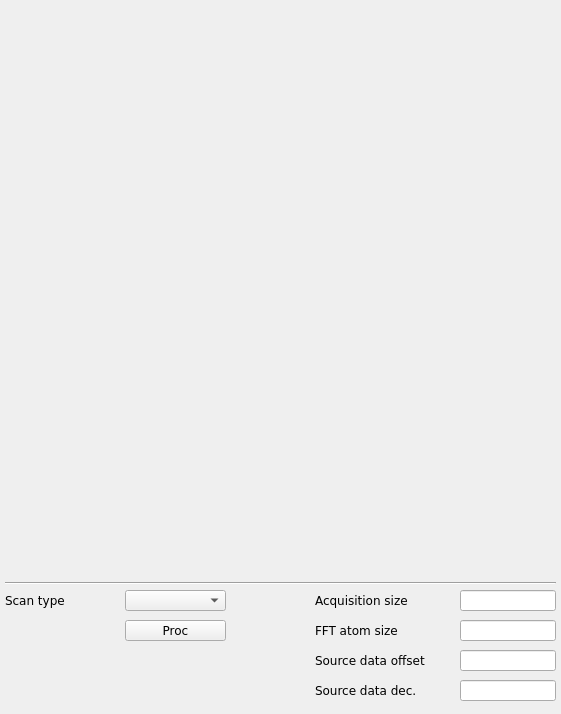
<?xml version="1.0" encoding="UTF-8"?>
<ui version="4.0">
 <class>TBTSYNTH</class>
 <widget class="QMainWindow" name="TBTSYNTH">
  <property name="geometry">
   <rect>
    <x>0</x>
    <y>0</y>
    <width>561</width>
    <height>714</height>
   </rect>
  </property>
  <property name="windowTitle">
   <string>FFT</string>
  </property>
  <property name="Title" stdset="0">
   <string>$(BPM)</string>
  </property>
  <widget class="QWidget" name="centralwidget">
   <widget class="Line" name="line">
    <property name="geometry">
     <rect>
      <x>5</x>
      <y>575</y>
      <width>551</width>
      <height>16</height>
     </rect>
    </property>
    <property name="orientation">
     <enum>Qt::Horizontal</enum>
    </property>
   </widget>
   <widget class="caCartesianPlot" name="tbtddcsynth_y">
    <property name="geometry">
     <rect>
      <x>4</x>
      <y>9</y>
      <width>551</width>
      <height>561</height>
     </rect>
    </property>
    <property name="font">
     <font>
      <family>Sans</family>
      <pointsize>8</pointsize>
     </font>
    </property>
    <property name="Title" stdset="0">
     <string notr="true">FFT on position</string>
    </property>
    <property name="TitleX">
     <string notr="true">Samples</string>
    </property>
    <property name="TitleY">
     <string notr="true">Arbitrary units</string>
    </property>
    <property name="channels_1" stdset="0">
     <string notr="true">;$(BPM):fft.X</string>
    </property>
    <property name="color_1">
     <color>
      <red>255</red>
      <green>0</green>
      <blue>0</blue>
     </color>
    </property>
    <property name="channels_2" stdset="0">
     <string notr="true">;$(BPM):fft.Y</string>
    </property>
    <property name="color_2">
     <color>
      <red>33</red>
      <green>0</green>
      <blue>255</blue>
     </color>
    </property>
    <property name="countNumOrChannel" stdset="0">
     <string notr="true"/>
    </property>
    <property name="triggerChannel" stdset="0">
     <string notr="true"/>
    </property>
    <property name="foreground">
     <color alpha="0">
      <red>255</red>
      <green>255</green>
      <blue>255</blue>
     </color>
    </property>
    <property name="gridColor">
     <color>
      <red>0</red>
      <green>0</green>
      <blue>0</blue>
     </color>
    </property>
    <property name="XaxisLimits">
     <string>0;100</string>
    </property>
    <property name="YaxisLimits">
     <string>-1000000;-900000</string>
    </property>
    <property name="YAxisType" stdset="0">
     <enum>caCartesianPlot::log10</enum>
    </property>
   </widget>
   <widget class="QLabel" name="label_19">
    <property name="geometry">
     <rect>
      <x>315</x>
      <y>590</y>
      <width>116</width>
      <height>20</height>
     </rect>
    </property>
    <property name="font">
     <font>
      <family>DejaVu Sans</family>
      <pointsize>9</pointsize>
     </font>
    </property>
    <property name="text">
     <string>Acquisition size</string>
    </property>
   </widget>
   <widget class="caTextEntry" name="adc_ngrp">
    <property name="geometry">
     <rect>
      <x>460</x>
      <y>590</y>
      <width>96</width>
      <height>21</height>
     </rect>
    </property>
    <property name="font">
     <font>
      <family>DejaVu Sans</family>
      <pointsize>10</pointsize>
     </font>
    </property>
    <property name="alignment">
     <set>Qt::AlignRight|Qt::AlignTrailing|Qt::AlignVCenter</set>
    </property>
    <property name="channel" stdset="0">
     <string notr="true">$(BPM):fft.NGRP</string>
    </property>
    <property name="maxValue">
     <double>10000.000000000000000</double>
    </property>
    <property name="minValue">
     <double>10.000000000000000</double>
    </property>
   </widget>
   <widget class="caMenu" name="adc_scan">
    <property name="geometry">
     <rect>
      <x>125</x>
      <y>590</y>
      <width>101</width>
      <height>21</height>
     </rect>
    </property>
    <property name="font">
     <font>
      <family>DejaVu Sans</family>
      <pointsize>9</pointsize>
     </font>
    </property>
    <property name="styleSheet">
     <string notr="true"/>
    </property>
    <property name="channel" stdset="0">
     <string notr="true">$(BPM):fft.SCAN</string>
    </property>
   </widget>
   <widget class="caMessageButton" name="camessagebutton">
    <property name="geometry">
     <rect>
      <x>125</x>
      <y>620</y>
      <width>101</width>
      <height>21</height>
     </rect>
    </property>
    <property name="font">
     <font>
      <family>DejaVu Sans</family>
      <pointsize>9</pointsize>
     </font>
    </property>
    <property name="text">
     <string>Proc</string>
    </property>
    <property name="flat">
     <bool>false</bool>
    </property>
    <property name="channel" stdset="0">
     <string notr="true">$(BPM):fft.PROC</string>
    </property>
    <property name="background">
     <color>
      <red>254</red>
      <green>217</green>
      <blue>188</blue>
     </color>
    </property>
    <property name="pressMessage">
     <string notr="true">1</string>
    </property>
   </widget>
   <widget class="QLabel" name="label_21">
    <property name="geometry">
     <rect>
      <x>5</x>
      <y>590</y>
      <width>101</width>
      <height>20</height>
     </rect>
    </property>
    <property name="font">
     <font>
      <family>DejaVu Sans</family>
      <pointsize>9</pointsize>
     </font>
    </property>
    <property name="styleSheet">
     <string notr="true">color: rgb(0, 0, 0);</string>
    </property>
    <property name="text">
     <string>Scan type</string>
    </property>
   </widget>
   <widget class="QLabel" name="label_22">
    <property name="geometry">
     <rect>
      <x>315</x>
      <y>650</y>
      <width>121</width>
      <height>20</height>
     </rect>
    </property>
    <property name="font">
     <font>
      <family>DejaVu Sans</family>
      <pointsize>9</pointsize>
     </font>
    </property>
    <property name="text">
     <string>Source data offset</string>
    </property>
   </widget>
   <widget class="caTextEntry" name="tbtddcsynth_offs">
    <property name="geometry">
     <rect>
      <x>460</x>
      <y>650</y>
      <width>96</width>
      <height>21</height>
     </rect>
    </property>
    <property name="font">
     <font>
      <family>DejaVu Sans</family>
      <pointsize>10</pointsize>
     </font>
    </property>
    <property name="alignment">
     <set>Qt::AlignRight|Qt::AlignTrailing|Qt::AlignVCenter</set>
    </property>
    <property name="channel" stdset="0">
     <string notr="true">$(BPM):fft.OFFS</string>
    </property>
    <property name="fontScaleMode">
     <enum>caLineEdit::WidthAndHeight</enum>
    </property>
   </widget>
   <widget class="caTextEntry" name="tbtddcsynth_offs_2">
    <property name="geometry">
     <rect>
      <x>460</x>
      <y>680</y>
      <width>96</width>
      <height>21</height>
     </rect>
    </property>
    <property name="font">
     <font>
      <family>DejaVu Sans</family>
      <pointsize>10</pointsize>
     </font>
    </property>
    <property name="alignment">
     <set>Qt::AlignRight|Qt::AlignTrailing|Qt::AlignVCenter</set>
    </property>
    <property name="channel" stdset="0">
     <string notr="true">$(BPM):fft:request_qualifiers:decimation</string>
    </property>
    <property name="fontScaleMode">
     <enum>caLineEdit::WidthAndHeight</enum>
    </property>
   </widget>
   <widget class="caTextEntry" name="tbtddcsynth_offs_3">
    <property name="geometry">
     <rect>
      <x>460</x>
      <y>620</y>
      <width>96</width>
      <height>21</height>
     </rect>
    </property>
    <property name="font">
     <font>
      <family>DejaVu Sans</family>
      <pointsize>10</pointsize>
     </font>
    </property>
    <property name="alignment">
     <set>Qt::AlignRight|Qt::AlignTrailing|Qt::AlignVCenter</set>
    </property>
    <property name="channel" stdset="0">
     <string notr="true">$(BPM):fft:request_qualifiers:window</string>
    </property>
    <property name="fontScaleMode">
     <enum>caLineEdit::WidthAndHeight</enum>
    </property>
   </widget>
   <widget class="QLabel" name="label_20">
    <property name="geometry">
     <rect>
      <x>315</x>
      <y>680</y>
      <width>131</width>
      <height>20</height>
     </rect>
    </property>
    <property name="font">
     <font>
      <family>DejaVu Sans</family>
      <pointsize>9</pointsize>
     </font>
    </property>
    <property name="text">
     <string>Source data dec.</string>
    </property>
   </widget>
   <widget class="QLabel" name="label_23">
    <property name="geometry">
     <rect>
      <x>315</x>
      <y>620</y>
      <width>121</width>
      <height>20</height>
     </rect>
    </property>
    <property name="font">
     <font>
      <family>DejaVu Sans</family>
      <pointsize>9</pointsize>
     </font>
    </property>
    <property name="text">
     <string>FFT atom size</string>
    </property>
   </widget>
  </widget>
 </widget>
 <customwidgets>
  <customwidget>
   <class>QwtPlot</class>
   <extends>QFrame</extends>
   <header>qwt_plot.h</header>
  </customwidget>
  <customwidget>
   <class>caMenu</class>
   <extends>QComboBox</extends>
   <header>caMenu</header>
  </customwidget>
  <customwidget>
   <class>caTextEntry</class>
   <extends>caLineEdit</extends>
   <header>caTextEntry</header>
  </customwidget>
  <customwidget>
   <class>caMessageButton</class>
   <extends>QPushButton</extends>
   <header>caMessageButton</header>
  </customwidget>
  <customwidget>
   <class>caLineEdit</class>
   <extends>QLineEdit</extends>
   <header>caLineEdit</header>
  </customwidget>
  <customwidget>
   <class>caCartesianPlot</class>
   <extends>QwtPlot</extends>
   <header>caCartesianPlot</header>
   <container>1</container>
  </customwidget>
 </customwidgets>
 <resources/>
 <connections/>
</ui>
